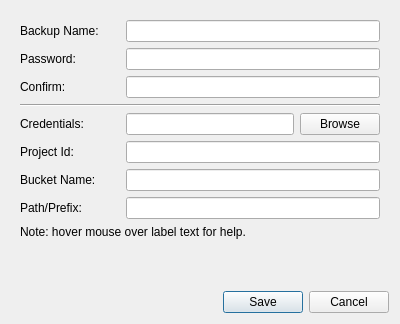
<?xml version="1.0" encoding="UTF-8"?>
<ui version="4.0">
 <class>ConfigGcpDialog</class>
 <widget class="QDialog" name="ConfigGcpDialog">
  <property name="geometry">
   <rect>
    <x>0</x>
    <y>0</y>
    <width>400</width>
    <height>324</height>
   </rect>
  </property>
  <property name="windowTitle">
   <string>Configure Google Cloud</string>
  </property>
  <layout class="QVBoxLayout" name="verticalLayout">
   <item alignment="Qt::AlignTop">
    <widget class="QWidget" name="widget" native="true">
     <layout class="QVBoxLayout" name="verticalLayout_2">
      <item>
       <layout class="QHBoxLayout" name="horizontalLayout">
        <item>
         <widget class="QLabel" name="label">
          <property name="minimumSize">
           <size>
            <width>100</width>
            <height>0</height>
           </size>
          </property>
          <property name="toolTip">
           <string>&lt;html&gt;&lt;head/&gt;&lt;body&gt;&lt;p&gt;&lt;span style=&quot; font-weight:600;&quot;&gt;Backup Name:&lt;/span&gt;&lt;/p&gt;&lt;p&gt;Something descriptive to help you remember what this backup contains (eg: My Pictures).&lt;/p&gt;&lt;/body&gt;&lt;/html&gt;</string>
          </property>
          <property name="text">
           <string>Backup Name:</string>
          </property>
         </widget>
        </item>
        <item>
         <widget class="QLineEdit" name="name_line_edit"/>
        </item>
       </layout>
      </item>
      <item>
       <layout class="QHBoxLayout" name="horizontalLayout_3">
        <item>
         <widget class="QLabel" name="label_2">
          <property name="minimumSize">
           <size>
            <width>100</width>
            <height>0</height>
           </size>
          </property>
          <property name="toolTip">
           <string>&lt;html&gt;&lt;head/&gt;&lt;body&gt;&lt;p&gt;&lt;span style=&quot; font-weight:600;&quot;&gt;Password:&lt;/span&gt;&lt;/p&gt;&lt;p&gt;Your data will be encrypted with this. Make sure to write it down. You will LOSE YOUR DATA if you lose this password.&lt;/p&gt;&lt;/body&gt;&lt;/html&gt;</string>
          </property>
          <property name="text">
           <string>Password:</string>
          </property>
         </widget>
        </item>
        <item>
         <widget class="QLineEdit" name="password_line_edit">
          <property name="echoMode">
           <enum>QLineEdit::Password</enum>
          </property>
         </widget>
        </item>
       </layout>
      </item>
      <item>
       <layout class="QHBoxLayout" name="horizontalLayout_4">
        <item>
         <widget class="QLabel" name="label_3">
          <property name="minimumSize">
           <size>
            <width>100</width>
            <height>0</height>
           </size>
          </property>
          <property name="toolTip">
           <string>&lt;html&gt;&lt;head/&gt;&lt;body&gt;&lt;p&gt;Re-type your password.&lt;/p&gt;&lt;/body&gt;&lt;/html&gt;</string>
          </property>
          <property name="text">
           <string>Confirm:</string>
          </property>
         </widget>
        </item>
        <item>
         <widget class="QLineEdit" name="confirm_password_line_edit">
          <property name="echoMode">
           <enum>QLineEdit::Password</enum>
          </property>
         </widget>
        </item>
       </layout>
      </item>
      <item>
       <widget class="Line" name="line">
        <property name="orientation">
         <enum>Qt::Horizontal</enum>
        </property>
       </widget>
      </item>
      <item>
       <layout class="QHBoxLayout" name="horizontalLayout_5">
        <item>
         <widget class="QLabel" name="label_4">
          <property name="minimumSize">
           <size>
            <width>100</width>
            <height>0</height>
           </size>
          </property>
          <property name="toolTip">
           <string>&lt;html&gt;&lt;head/&gt;&lt;body&gt;&lt;p&gt;&lt;span style=&quot; font-weight:600;&quot;&gt;Credentials File:&lt;/span&gt;&lt;/p&gt;&lt;p&gt;The Service Account json file with read/write access to your bucket. Can be downloaded from the Google Cloud Console.&lt;/p&gt;&lt;/body&gt;&lt;/html&gt;</string>
          </property>
          <property name="text">
           <string>Credentials:</string>
          </property>
         </widget>
        </item>
        <item>
         <widget class="QLineEdit" name="cred_file_line_edit">
          <property name="readOnly">
           <bool>true</bool>
          </property>
         </widget>
        </item>
        <item>
         <widget class="QPushButton" name="browse_button">
          <property name="text">
           <string>Browse</string>
          </property>
         </widget>
        </item>
       </layout>
      </item>
      <item>
       <layout class="QHBoxLayout" name="horizontalLayout_2">
        <item>
         <widget class="QLabel" name="label_5">
          <property name="minimumSize">
           <size>
            <width>100</width>
            <height>0</height>
           </size>
          </property>
          <property name="toolTip">
           <string>&lt;html&gt;&lt;head/&gt;&lt;body&gt;&lt;p&gt;&lt;span style=&quot; font-weight:600;&quot;&gt;Proejct Id:&lt;/span&gt;&lt;/p&gt;&lt;p&gt;The project Id or name that contains your bucket. Can be found in the Google Cloud Console.&lt;/p&gt;&lt;/body&gt;&lt;/html&gt;</string>
          </property>
          <property name="text">
           <string>Project Id:</string>
          </property>
         </widget>
        </item>
        <item>
         <widget class="QLineEdit" name="project_line_edit"/>
        </item>
       </layout>
      </item>
      <item>
       <layout class="QHBoxLayout" name="horizontalLayout_6">
        <item>
         <widget class="QLabel" name="label_6">
          <property name="minimumSize">
           <size>
            <width>100</width>
            <height>0</height>
           </size>
          </property>
          <property name="toolTip">
           <string>&lt;html&gt;&lt;head/&gt;&lt;body&gt;&lt;p&gt;&lt;span style=&quot; font-weight:600;&quot;&gt;Bucket Name:&lt;/span&gt;&lt;/p&gt;&lt;p&gt;The name of your Google Cloud Storage bucket. It must already exist. BlobBackup will not create buckets for you.&lt;/p&gt;&lt;/body&gt;&lt;/html&gt;</string>
          </property>
          <property name="text">
           <string>Bucket Name:</string>
          </property>
         </widget>
        </item>
        <item>
         <widget class="QLineEdit" name="bucket_line_edit"/>
        </item>
       </layout>
      </item>
      <item>
       <layout class="QHBoxLayout" name="horizontalLayout_7">
        <item>
         <widget class="QLabel" name="label_7">
          <property name="minimumSize">
           <size>
            <width>100</width>
            <height>0</height>
           </size>
          </property>
          <property name="toolTip">
           <string>&lt;html&gt;&lt;head/&gt;&lt;body&gt;&lt;p&gt;&lt;span style=&quot; font-weight:600;&quot;&gt;Prefix:&lt;/span&gt;&lt;/p&gt;&lt;p&gt;The path that will be added before every object that BlobBackup uploads.&lt;/p&gt;&lt;/body&gt;&lt;/html&gt;</string>
          </property>
          <property name="text">
           <string>Path/Prefix:</string>
          </property>
         </widget>
        </item>
        <item>
         <widget class="QLineEdit" name="prefix_line_edit"/>
        </item>
       </layout>
      </item>
      <item>
       <widget class="QLabel" name="label_8">
        <property name="text">
         <string>Note: hover mouse over label text for help.</string>
        </property>
       </widget>
      </item>
     </layout>
    </widget>
   </item>
   <item>
    <widget class="QDialogButtonBox" name="buttonBox">
     <property name="orientation">
      <enum>Qt::Horizontal</enum>
     </property>
     <property name="standardButtons">
      <set>QDialogButtonBox::Cancel|QDialogButtonBox::Save</set>
     </property>
    </widget>
   </item>
  </layout>
 </widget>
 <resources/>
 <connections>
  <connection>
   <sender>buttonBox</sender>
   <signal>accepted()</signal>
   <receiver>ConfigGcpDialog</receiver>
   <slot>accept()</slot>
   <hints>
    <hint type="sourcelabel">
     <x>248</x>
     <y>254</y>
    </hint>
    <hint type="destinationlabel">
     <x>157</x>
     <y>274</y>
    </hint>
   </hints>
  </connection>
  <connection>
   <sender>buttonBox</sender>
   <signal>rejected()</signal>
   <receiver>ConfigGcpDialog</receiver>
   <slot>reject()</slot>
   <hints>
    <hint type="sourcelabel">
     <x>316</x>
     <y>260</y>
    </hint>
    <hint type="destinationlabel">
     <x>286</x>
     <y>274</y>
    </hint>
   </hints>
  </connection>
 </connections>
</ui>
